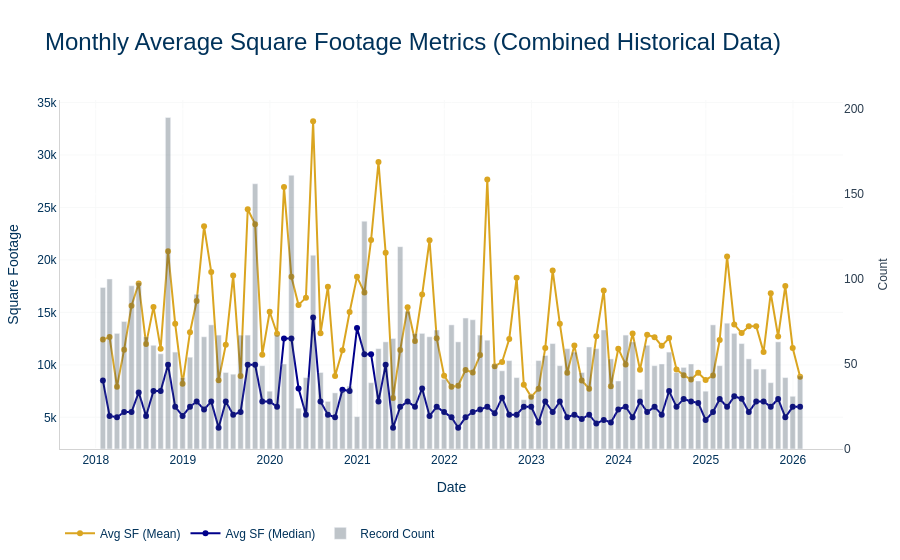

Notebook code cell kept with this figure:
### Markdown cell above
## Chart 2: Average SF Metrics (Dual-Axis)

### Code cell
fig2 = go.Figure()fig2.add_trace(go.Scatter(    x=monthly_data['date'],    y=monthly_data['sf_avg_mean'],    mode='lines+markers',    name='Avg SF (Mean)',    line=dict(color=COLORS['orange'])))fig2.add_trace(go.Scatter(    x=monthly_data['date'],    y=monthly_data['sf_avg_median'],    mode='lines+markers',    name='Avg SF (Median)',    line=dict(color=COLORS['blue'])))fig2.add_trace(go.Bar(    x=monthly_data['date'],    y=monthly_data['count'],    name='Record Count',    yaxis='y2',    marker_color=COLORS['text'],    opacity=0.3))fig2.update_layout(    title={        'text': 'Monthly Average Square Footage Metrics (Combined Historical Data)',        'font': dict(family=AQUILA_FONT, size=24, color=AQUILA_COLORS[0])    },    plot_bgcolor=COLORS['background'],    paper_bgcolor=COLORS['background'],    font=dict(family=AQUILA_FONT, size=12, color=AQUILA_COLORS[0]),    xaxis=dict(        title='Date',        gridcolor=COLORS['light_gray'],        showgrid=True,        showline=True,        linecolor='lightgrey'    ),    yaxis=dict(        title="Square Footage",        gridcolor=COLORS['light_gray'],        showline=True,        linecolor='lightgrey'    ),    yaxis2=dict(        title="Count",        overlaying='y',        side='right',        titlefont=dict(family=AQUILA_FONT, size=12, color=COLORS['text']),        tickfont=dict(family=AQUILA_FONT, size=12, color=COLORS['text'])    ),    legend=dict(orientation="h", y=-0.2),    margin=dict(t=100, b=50, l=50, r=50))fig2.write_html('charts/office/requirements_sf_avg.html')print('✓ Saved charts/office/requirements_sf_avg.html')fig2.show()
